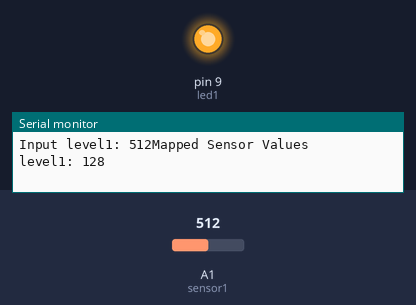
Recording of a sketch running on a simulated Arduino Uno, built with avr-gcc and run on an emulated ATmega328P. Parts: output pins drawn as LEDs (lit = HIGH), the last lines printed to the serial monitor. Inputs (shaded band) come from the test bench; at power-on: A1 (sensor1) = 512.

Above: at 1.2 s.
1.3 s: A1 (sensor1) set to 9
2.8 s: A1 (sensor1) set to 6
At 4.2 s:
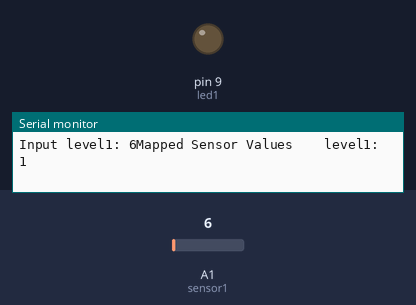
5.8 s: A1 (sensor1) set to 35
At 6.4 s:
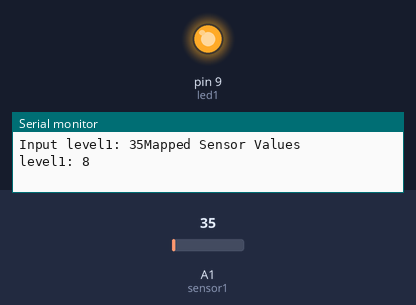
8.8 s: A1 (sensor1) set to 0
At 8.99 s:
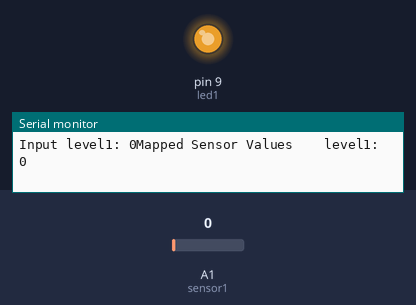
Timing chart, 0 to 11.8 s (numbered marks = the images above; inputs shaded):
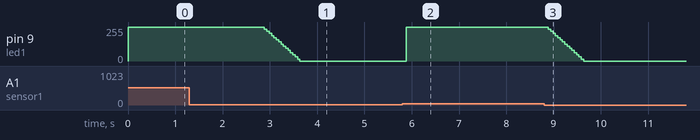

The sketch:

led_string2.ino
```cpp
const int led1 = 9;

const int sensor1 = A1;
int sensorValue1 = 0;
int mappedValue1 = 0;
int level1 = 0;
unsigned long previousMillis = 0;
unsigned long currentMillis = 0;


void setup() {
  // put your setup code here, to run once:
  Serial.begin(9600);

  pinMode(led1, OUTPUT);

  pinMode(sensor1, INPUT);

}

void loop() {
  currentMillis = millis();
  mappedValue1 = analogRead(sensor1);

  Serial.print("Input level1: ");
  Serial.print(mappedValue1);
  sensorValue1 = ( mappedValue1) / 4;

  Serial.print("Mapped Sensor Values \t level1: ");
  Serial.print(sensorValue1);
  Serial.print("\n");

  if (level1 > 0 && currentMillis - previousMillis >= 25) {
     level1 = max(level1 - 16, 0);
  }
  if (sensorValue1  > 1) {
    level1 = 255;
  }
  analogWrite(led1, level1);

}
```

Measured:
- the behaviour switches between 8 and 7 on A1 (sensor1) (found by bisection; images 0 and 1)
- after the input at 2.8 s, pin 9 (led1): moves from 255/255 to 0/255 over 0.75 s, starting after 0.09 s
- after the input at 5.8 s, pin 9 (led1): 0/255 → 255/255 after 0.08 s
- after the input at 8.8 s, pin 9 (led1): moves from 255/255 to 0/255 over 0.75 s, starting after 0.09 s
